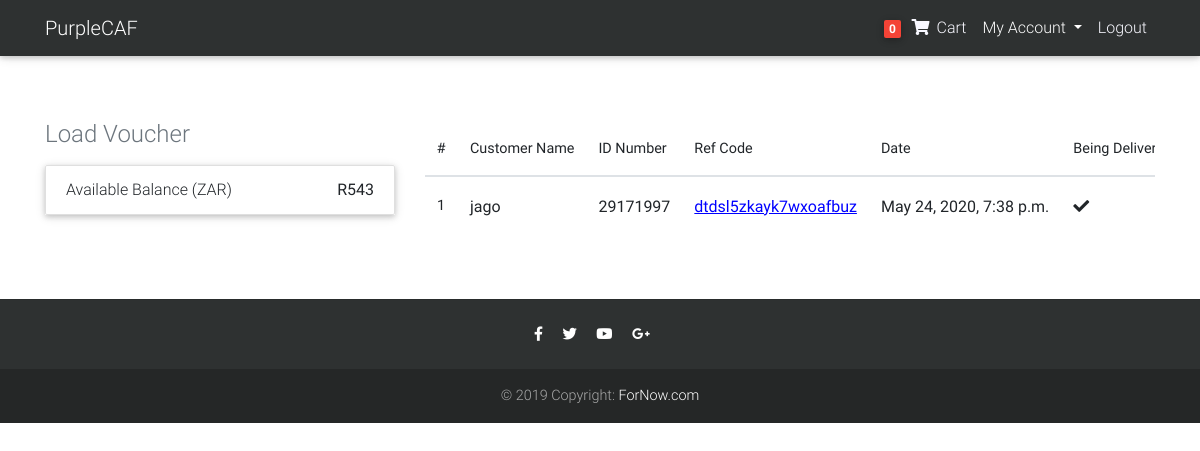
/view-voucher/ (signed in), run on the app's committed database.
### core/models.py (models this page shows, shortened)
class VoucherAccount(models.Model):
    user = models.ForeignKey(User, on_delete=models.CASCADE)
    amount = models.IntegerField(default=0)

class Order(models.Model):
    user = models.ForeignKey(User, on_delete=models.CASCADE)
    ref_code = models.CharField(max_length=20, blank=True, null=True)
    item = models.ManyToManyField(OrderItem)
    start_date = models.DateTimeField(auto_now_add=True)
    ordered_date = models.DateTimeField()
    ordered = models.BooleanField(default=False)
    shipping_address = models.ForeignKey(
        'Address', related_name='shipping_address', on_delete=models.SET_NULL, blank=True, null=True)
    payment = models.ForeignKey(
        'Payment', on_delete=models.SET_NULL, blank=True, null=True)
    delivery_option = models.CharField(max_length=2, choices=DELIVERY_CHOICE, blank=True, null=True)
    being_delivered = models.BooleanField(default=False)
    received = models.BooleanField(default=False)
    student_number = models.CharField(max_length=8, blank=True, null=True)
    service_charge = models.IntegerField(default=0)
    def get_total(self):
        total = 0
        for order_item in self.item.all():
            total += order_item.get_final_price()
        return round(total,2)

### core/views.py (the view)
# urls.py: path('view-voucher/', ViewVoucherAccount.as_view(), name='voucher-account'),
class ViewVoucherAccount(LoginRequiredMixin, View):
    def get(self, request, *args, **kwargs):
        u = request.user
        voucher_account = VoucherAccount.objects.get(user=u)
        order = Order.objects.filter(user=u)
        context = {
            'voucher_account': voucher_account,
            'order': order,
        }
        return render(self.request, 'view_voucher.html', context)

### core/models.py (called while the page is built)
    def get_total_item_price(self):
        return self.quantity * self.item.price

    def get_total_discount_item_price(self):
        return self.quantity * self.item.discount_price

    def get_final_price(self):
        if self.item.discount_price:
            return self.get_total_discount_item_price()
        return self.get_total_item_price()

### core/templatetags/cart_template_tags.py (called while the page is built)
@register.filter
def cart_item_count(user):
    if user.is_authenticated:
        qs = Order.objects.filter(user=user, ordered=False)
        if qs.exists():
            return qs[0].item.count()
    return 0

### templates/view_voucher.html (shortened to what this page needs)
{% extends "base.html" %}
{% load crispy_forms_tags %}
{% block content %}
    <main >
    <div class="container wow fadeIn mt-5">
        <div class="row">
          <div class="col-md-4 mb-4">
            <h4 class="d-flex justify-content-between align-items-center mb-3 text-center">
              <span class="text-muted">Load Voucher</span>
            </h4>
            <ul class="list-group mb-3 z-depth-1">
              <li class="list-group-item d-flex justify-content-between">
                <span>Available Balance (ZAR)</span>
                <strong>R{{ voucher_account.amount }}</strong>
              </li>
            </ul>
          </div>
          <div class="col-md-8 mb-4">
            <div class="table-responsive text-nowrap">
                <table class="table">
                    <thead>
                    <tr>
                        <th scope="col">#</th>
                        <th scope="col">Customer Name</th>
                        <th scope="col">ID Number</th>
                        <th scope="col">Ref Code</th>
                        <th scope="col">Date</th>
                        <th scope="col">Being Delivered</th>
                    </tr>
                    </thead>
                    <tbody>
                    {% for order_item in order %}
                    <tr>
                        <th scope="row">{{ forloop.counter }}</th>
                        <td style="font-size:1rem; font-weight:400;">{{ order_item.user.username }}</td>
                        <td style="font-size:1rem; font-weight:400;">
                            {% if order_item.delivery_option == 'RD' %}
                                {{order_item.shipping_address.student_number}}
                            {% elif order_item.delivery_option == 'PU' %}
                                {{ order_item.student_number}}
                            {% endif %}
                        </td>
                        <td style="font-size:1rem; font-weight:400;">
                            <a href="{% url 'core:order-detail' order_item.ref_code %}" style="text-decoration: underline; color:blue;" >{{ order_item.ref_code }}</a>
                        </td>
                        <td style="font-size:1rem; font-weight:400;">
                            {{ order_item.start_date }}
                        </td>
                        <td  style="font-size:1rem; font-weight:400;">
                            {%if order_item.being_delivered%}
                            <i class="fas fa-check"></i>
                            {%else%}
                            <i class="far fa-window-close"></i>
                            {%endif%}
                        </td>
                    </tr>
                    {% empty %}
                    <tr>
                        <td colspan='8' style="font-size:1rem; font-weight:400;">You have not made any order</td>
                    </tr>
                    {% endfor %}
                    </tbody>
                </table>
            </div>
          </div>
        </div>
      </div>
  </main>
{% endblock content %}

### templates/navbar.html (shortened to what this page needs)
{% load cart_template_tags %}
<nav style="background-color: #2e3131;" class="navbar navbar-expand-md navbar-dark bg-steel fixed-top">
  <div class="container">
    <a class="navbar-brand" href="/">PurpleCAF</a>
    <div class="collapse navbar-collapse" id="navbarToggle">
      <div class="navbar-nav">
        {% if request.user.is_authenticated %}
        <li class="nav-item dropdown">
            <a href="{% url 'core:order-summary' %}"class="nav-link waves-effect">
              <span class="badge cart_ red z-depth-1 mr-1"> {{ request.user|cart_item_count }} </span>
              <i style="color: ghostwhite;" class="fas fa-shopping-cart"></i>
              <span style="color: ghostwhite;" class="clearfix d-non d-sm-inline-block"> Cart </span>
            </a>
        </li>
        <li class="nav-item dropdown">
          <a class="nav-link dropdown-toggle" href="#" id="navbarDropdown" role="button" data-toggle="dropdown" aria-haspopup="true" aria-expanded="false">
            My Account
          </a>
        </li>
        <li class="nav-item dropdown">
            <a href="{% url 'account_logout'%}" class="nav-link waves-effect">
              <span style="color: ghostwhite;" class="clearfix d-non d-sm-inline-block"> Logout </span>
            </a>
        </li>
        {% endif %}
      </div>
    </div>
  </div>
</nav>

### templates/base.html (style rules this page uses)
html, body { height: 100%; background-repeat: no-repeat; background-attachment: fixed; background-size: cover; }

### data on the page
VoucherAccount: amount "543"
Order: user.username "jago", student_number "29171997", ref_code "dtdsl5zkayk7wxoafbuz", start_date "May 24, 2020, 7:38 p.m.", being_delivered True (drawn)

### other printed values
{{ request.user|cart_item_count }} "0"
